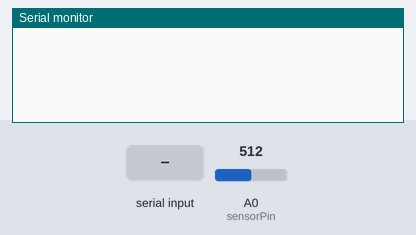
A sketch run on a simulated Arduino Uno, built with avr-gcc and run on an emulated ATmega328P. Shown: the last lines printed to the serial monitor. The inputs (shaded band) are chosen by the test bench; at power-on: A0 (sensorPin) = 512.

Above: at 1.2 s.
1.3 s: "p\n" received over Serial
At 1.8 s:
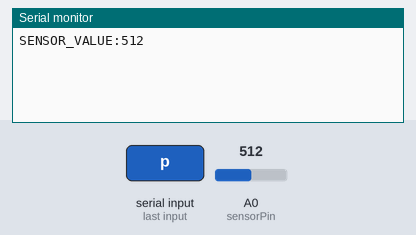
2.8 s: byte 115 ('s') received over Serial
At 3.5 s:
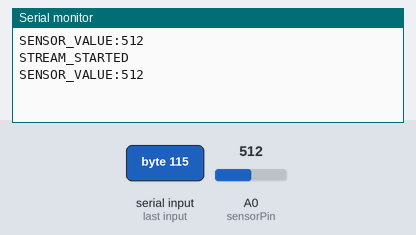
4.3 s: byte 113 ('q') received over Serial
At 5.3 s:
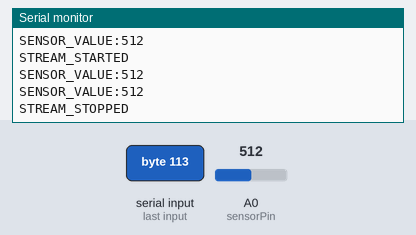

The sketch:

SensorMCU.ino
```cpp
const int sensorPin = A0;
bool isStreaming = false;
unsigned long lastStreamTime = 0;
const int streamInterval = 1000;

void setup() {
  Serial.begin(9600);
  pinMode(sensorPin, INPUT);
}

void loop() {
  if (Serial.available() > 0) {
    char cmd = Serial.read();

    while(Serial.available() > 0 && (Serial.peek() == '\n' || Serial.peek() == '\r')) {
      Serial.read();
    }

    if (cmd == 'p') {
      int val = analogRead(sensorPin);
      Serial.print("SENSOR_VALUE:");
      Serial.println(val);
    }
    else if (cmd == 's') {
      isStreaming = true;
      Serial.println("STREAM_STARTED");
    }
    else if (cmd == 'q') {
      isStreaming = false;
      Serial.println("STREAM_STOPPED");
    }
  }

  if (isStreaming) {
    if (millis() - lastStreamTime >= streamInterval) {
      int val = analogRead(sensorPin);
      Serial.print("SENSOR_VALUE:");
      Serial.println(val);
      lastStreamTime = millis();
    }
  }
}
```

Measured:
- after the input at 1.3 s, the serial monitor: prints a new line at once (image 1)
- after the input at 2.8 s, the serial monitor: prints a new line at once (image 2)
- after the input at 4.3 s, the serial monitor: prints a new line at once (image 3)
